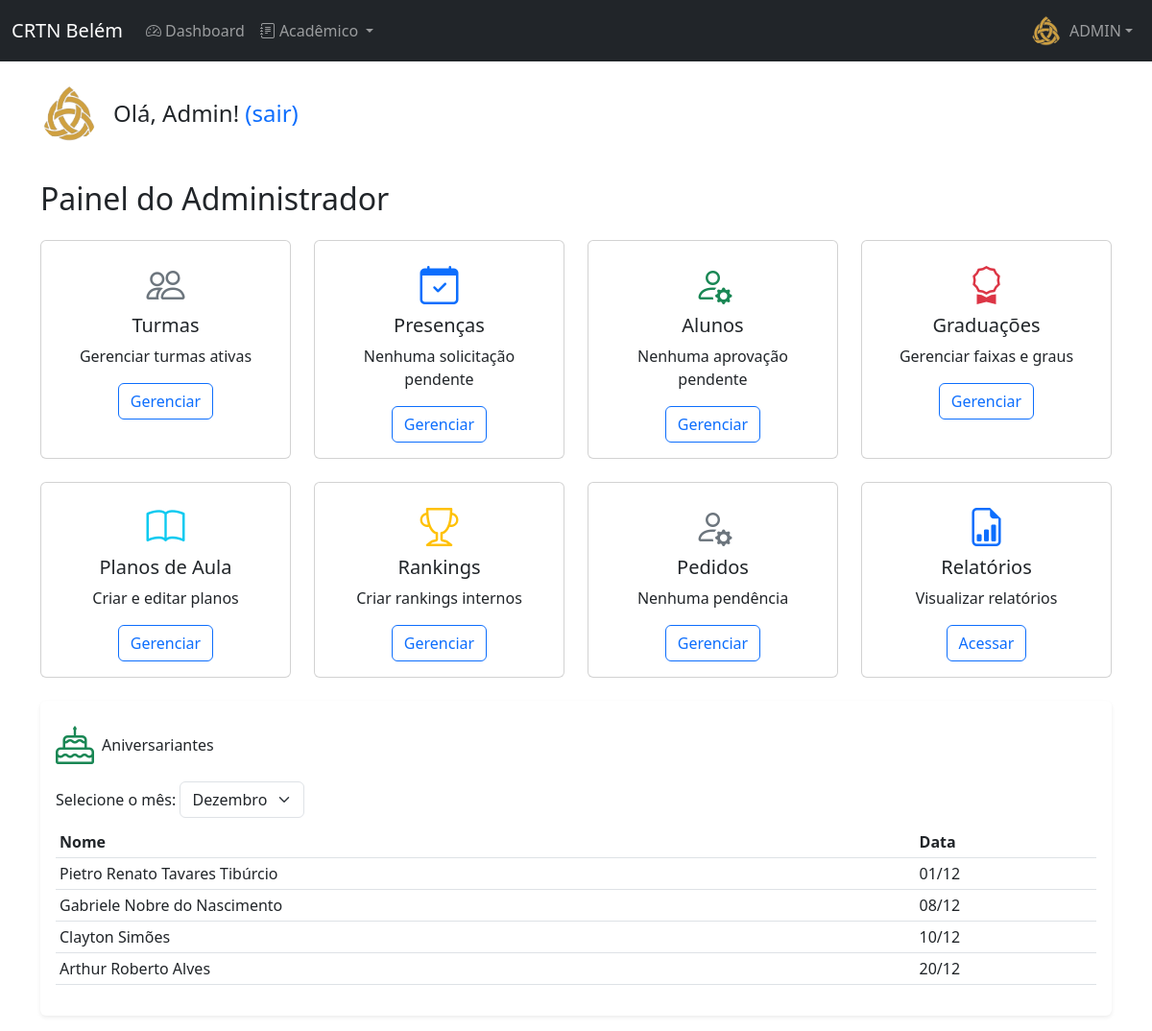
Page / (signed in) on the committed database.
### academia/models.py (models this page shows, shortened)
class User(AbstractUser):
    STATUS_CHOICES = [('ATIVO', 'Ativo'), ('INATIVO', 'Inativo'), ('PENDENTE', 'Pendente')]
    GROUP_ROLE_CHOICES = [('STD', 'Aluno'), ('PRO', 'Professor'), ('ADM', 'Administrador')]
    KIMONO_SIZE_CHOICES = [('A0', 'A0'), ('A1', 'A1'), ('A2', 'A2'), ('A3', 'A3'), ('A4', 'A4'), ('A5', 'A5'), ('A6', 'A6')]
    BELT_SIZE_CHOICES = [('A0', 'A0'), ('A1', 'A1'), ('A2', 'A2'), ('A3', 'A3'), ('A4', 'A4'), ('A5', 'A5'), ('A6', 'A6')]
    birthday = models.DateField('Data de Nascimento', null=True, blank=True)
    group_role = models.CharField('Perfil', max_length=3, choices=GROUP_ROLE_CHOICES, default='STD')
    status = models.CharField('Status', max_length=8, choices=STATUS_CHOICES, default='PENDENTE')
    photo = models.ImageField('Foto', upload_to=photo_upload_to, null=True, blank=True)
    height = models.IntegerField('Altura (cm)', null=True, blank=True)
    weight = models.IntegerField('Peso (kg)', null=True, blank=True)
    kimono_size = models.CharField('Tamanho do Kimono', max_length=2, choices=KIMONO_SIZE_CHOICES, null=True, blank=True)
    belt_size = models.CharField('Tamanho da Faixa', max_length=2, choices=BELT_SIZE_CHOICES, null=True, blank=True)
    whatsapp = models.CharField('WhatsApp', max_length=20, null=True, blank=True)
    responsible = models.ForeignKey('self', on_delete=models.SET_NULL, null=True, blank=True, related_name='dependents')
    class Meta:
        verbose_name, verbose_name_plural = 'Usuário', 'Usuários'
        ordering = ['first_name', 'last_name']
    def is_student(self): return self.group_role == 'STD'
    def is_professor(self): return self.group_role == 'PRO'
    def is_admin(self): return self.group_role == 'ADM'
    def is_professor_or_admin(self): return self.group_role in ['PRO', 'ADM']

### academia/views.py (the view, shortened to what this page needs)
# urls.py: path('', views.dashboard, name='index'),
@login_required
def dashboard(request):
    selected_month = request.GET.get('month')
    today = datetime.date.today()
    try:
        selected_month = int(selected_month) if selected_month else today.month
    except (ValueError, TypeError):
        selected_month = today.month
    aniversariantes = User.objects.filter(birthday__month=selected_month, status='ATIVO').order_by('birthday__day')
    month_names = ["Janeiro", "Fevereiro", "Março", "Abril", "Maio", "Junho", "Julho", "Agosto", "Setembro", "Outubro", "Novembro", "Dezembro"]
    months = [{'number': i + 1, 'name': name} for i, name in enumerate(month_names)]
    base_context = {
        'aniversariantes': aniversariantes,
        'selected_month': selected_month,
        'months': months,
    }
    if request.user.is_student():
        context = {
            'presencas_pendentes': AttendanceRequest.objects.filter(student=request.user, status='PEN').count(),
            'presencas_aprovadas': AttendanceRequest.objects.filter(student=request.user, status='APR').count(),
            'turmas': TurmaAluno.objects.filter(aluno=request.user),
        }
        context.update(base_context)
        return render(request, 'academia/dashboard_aluno.html', context)
    elif request.user.is_admin():
        context = {
            'total_students': User.objects.filter(group_role='STD', status='ATIVO').count(),
            'total_professors': User.objects.filter(group_role='PRO', status='ATIVO').count(),
            'total_active_turmas': Turma.objects.filter(ativa=True).count(),
            'pending_attendance_requests': AttendanceRequest.objects.filter(status='PEN').order_by('-attendance_date')[:5],
            'solicitacoes_presenca': AttendanceRequest.objects.filter(status='PEN').count(),
            'alunos_pendentes': User.objects.filter(status='PENDENTE').count(),
            'pedidos_pendentes': Pedido.objects.filter(status='PEND').count(),
        }
        context.update(base_context)
        return render(request, 'academia/dashboard_administrador.html', context)
    return redirect('index')

### academia/context_processors.py (called while the page is built)
def account_management_context(request):
    original_user_id = request.session.get('original_user_id')
    main_user = None
    if original_user_id:
        try:
            main_user = User.objects.get(id=original_user_id)
        except User.DoesNotExist:
            request.session.pop('original_user_id', None)
    else:
        main_user = request.user
    dependents = main_user.dependents.all() if main_user and main_user.dependents.exists() else []
    return {
        'original_user_id': original_user_id,
        'dependents_list': dependents,
    }

def global_context(request):
    if not request.user.is_authenticated:
        return {}
    context = {}
    context.update(notifications_context(request))
    context.update(account_management_context(request))
    return context

### academia/templates/academia/dashboard_administrador.html (shortened to what this page needs)
{% extends 'academia/base.html' %}
{% block content %}
<div class="row mb-4">
    <div class="col-md-12">
        <div class="d-flex align-items-center mb-3">
            {% if user.photo %}
                <img src="{{ user.photo.url }}" alt="Foto" class="rounded-circle me-3" width="60" height="60">
            {% else %}
                <div class="bg-secondary rounded-circle me-3 d-flex align-items-center justify-content-center" style="width: 60px; height: 60px;">
                    <i class="bi bi-person text-white fs-4"></i>
                </div>
            {% endif %}
            <div>
                <h4 class="mb-0">Olá, {{ user.first_name }}! <a href="{% url 'logout' %}" class="text-decoration-none">(sair)</a></h4>
            </div>
        </div>
    </div>
</div>
<h2 class="mb-4">Painel do Administrador</h2>
<div class="row g-4">
    <div class="col-md-3">
        <div class="card h-100 dashboard-card">
            <div class="card-body text-center">
                <i class="bi bi-people fs-1 text-secondary mb-3"></i>
                <h5 class="card-title">Turmas</h5>
                <p class="card-text">Gerenciar turmas ativas</p>
                <a href="{% url 'professor_turmas' %}" class="btn btn-outline-primary">Gerenciar</a>
            </div>
        </div>
    </div>
    <div class="col-md-3">
        <div class="card h-100 dashboard-card">
            <div class="card-body text-center">
                <i class="bi bi-calendar-check fs-1 text-primary mb-3"></i>
                <h5 class="card-title">Presenças</h5>
                <p class="card-text">
                    {%  if solicitacoes_presenca == 0 %}
                        <span class="card-text">
                            Nenhuma solicitação pendente
                        </span>
                    {% elif solicitacoes_presenca == 1 %}
                        <span class="card-text text-warning">
                            {{ solicitacoes_presenca }} presença pendente
                        </span>
                    {% elif solicitacoes_presenca > 1 %}
                        <span class="card-text text-warning">
                            {{ solicitacoes_presenca }} presenças pendentes
                        </span>
                    {% endif %}
                </p>
                <a href="{% url 'professor_presencas' %}" class="btn btn-outline-primary">Gerenciar</a>
            </div>
        </div>
    </div>
    <div class="col-md-3">
        <div class="card h-100 dashboard-card">
            <div class="card-body text-center">
                <i class="bi bi-person-gear fs-1 text-success mb-3"></i>
                <h5 class="card-title">Alunos</h5>
                <p class="card-text">
                    {%  if alunos_pendentes == 0 %}
                        <span class="card-text">
                            Nenhuma aprovação pendente
                        </span>
                    {% elif alunos_pendentes == 1 %}
                        <span class="card-text text-warning">
                            {{ alunos_pendentes }} aprovação pendente
                        </span>
                    {% elif alunos_pendentes > 1 %}
                        <span class="card-text text-warning">
                            {{ alunos_pendentes }} aprovações pendentes
                        </span>
                    {% endif %}
                </p>
                <a href="{% url 'professor_alunos' %}" class="btn btn-outline-primary">Gerenciar</a>
            </div>
        </div>
    </div>
    <div class="col-md-3">
        <div class="card h-100 dashboard-card">
            <div class="card-body text-center">
                <i class="bi bi-award fs-1 text-danger mb-3"></i>
                <h5 class="card-title">Graduações</h5>
                <p class="card-text">Gerenciar faixas e graus</p>
                <a href="{% url 'professor_graduacoes' %}" class="btn btn-outline-primary">Gerenciar</a>
            </div>
        </div>
    </div>
    <div class="col-md-3">
        <div class="card h-100 dashboard-card">
            <div class="card-body text-center">
                <i class="bi bi-book fs-1 text-info mb-3"></i>
                <h5 class="card-title">Planos de Aula</h5>
                <p class="card-text">Criar e editar planos</p>
                <a href="{% url 'professor_planos_aula' %}" class="btn btn-outline-primary">Gerenciar</a>
            </div>
        </div>
    </div>
    <div class="col-md-3">
        <div class="card h-100 dashboard-card">
            <div class="card-body text-center">
                <i class="bi bi-trophy fs-1 text-warning mb-3"></i>
                <h5 class="card-title">Rankings</h5>
                <p class="card-text">Criar rankings internos</p>
                <a href="{% url 'professor_rankings' %}" class="btn btn-outline-primary">Gerenciar</a>
            </div>
        </div>
    </div>
    <div class="col-md-3">
        <div class="card h-100 dashboard-card">
            <div class="card-body text-center">
                <i class="bi bi-person-gear fs-1 text-secondary mb-3"></i>
                <h5 class="card-title">Pedidos</h5>
                <p class="card-text">
                    {%  if pedidos_pendentes == 0 %}
                        <span class="card-text">
                            Nenhuma pendência
                        </span>
                    {% elif pedidos_pendentes == 1 %}
                        <span class="card-text text-warning">
                            {{ pedidos_pendentes }} pendente {% elif pedidos_pendentes != 1 %}s
                        </span>
                    {% endif %}
                </p>
                <a href="{% url 'professor_pedidos' %}" class="btn btn-outline-primary">Gerenciar</a>
            </div>
        </div>
    </div>
    <div class="col-md-3">
        <div class="card h-100 dashboard-card">
            <div class="card-body text-center">
                <i class="bi bi-file-earmark-bar-graph fs-1 text-primary mb-3"></i>
                <h5 class="card-title">Relatórios</h5>
                <p class="card-text">Visualizar relatórios</p>
                <a href="{% url 'professor_relatorios' %}" class="btn btn-outline-primary">Acessar</a>
            </div>
        </div>
    </div>
</div>
<div class="row mt-4">
    <div class="col-12 mb-3">
        <div class="card h-100 border-0 shadow-sm">
            <div class="card-body">
                <div class="d-flex align-items-center mb-2">
                    <i class="bi bi-cake fs-1 text-success me-2"></i>
                    <h6 class="mb-0">Aniversariantes</h6>
                </div>
                <form method="get" class="mb-2">
                    <label for="month" class="form-label">Selecione o mês:</label>
                    <select name="month" id="month" class="form-select w-auto d-inline-block" onchange="this.form.submit()">
                        {% for month in months %}
                            <option value="{{ month.number }}" {% if selected_month == month.number %}selected{% endif %}>
                                {{ month.name }}
                            </option>
                        {% endfor %}
                    </select>
                </form>
                <div style="max-height: 250px; overflow-y: auto;">
                    <table class="table table-sm table-hover">
                        <thead>
                            <tr>
                                <th>Nome</th>
                                <th>Data</th>
                            </tr>
                        </thead>
                        <tbody>
                            {% for u in aniversariantes %}
                                <tr>
                                    <td>{{ u.get_full_name }}</td>
                                    <td>{{ u.birthday|date:"d/m" }}</td>
                                </tr>
                            {% empty %}
                                <tr><td colspan="2" class="text-center">Nenhum aniversariante neste mês.</td></tr>
                            {% endfor %}
                        </tbody>
                    </table>
                </div>
            </div>
        </div>
    </div>
</div>
{% endblock %}

### academia/templates/academia/base.html (shortened to what this page needs)
{% load static %}
<!DOCTYPE html>
<html lang="pt-BR">
<head>
    <link href="https://cdn.jsdelivr.net/npm/bootstrap@5.3.0/dist/css/bootstrap.min.css" rel="stylesheet">
    <link rel="stylesheet" href="https://cdn.jsdelivr.net/npm/bootstrap-icons@1.11.0/font/bootstrap-icons.css">
    <link rel="stylesheet" href="{% static 'academia/css/styles.css' %}">
</head>
<body>
{% if user.is_authenticated %}
    <nav class="navbar navbar-expand-lg navbar-dark bg-dark">
        <div class="container-fluid">
            <a class="navbar-brand" href="{% url 'dashboard' %}">CRTN Belém</a>
            <div class="collapse navbar-collapse" id="navbarNav">
                <ul class="navbar-nav me-auto">
                    <li class="nav-item">
                        <a class="nav-link" href="{% url 'dashboard' %}">
                            <i class="bi bi-speedometer2 me-1"></i>Dashboard
                        </a>
                    </li>
                    {% if user.is_student or user.is_professor_or_admin %}
                        <li class="nav-item dropdown">
                            <a class="nav-link dropdown-toggle" href="#" role="button" data-bs-toggle="dropdown"
                               aria-expanded="false">
                                <i class="bi bi-journal-text me-1"></i>Acadêmico
                            </a>
                        </li>
                    {% endif %}
                </ul>
                <ul class="navbar-nav">
                    <li class="nav-item dropdown">
                        <a class="nav-link dropdown-toggle d-flex align-items-center" href="#" role="button"
                           data-bs-toggle="dropdown" aria-expanded="false">
                            {% if user.photo %}
                                <img src="{{ user.photo.url }}" alt="Foto" class="rounded-circle me-2" width="32"
                                     height="32" style="object-fit: cover;">
                            {% else %}
                                <div class="bg-secondary rounded-circle me-2 d-flex align-items-center justify-content-center"
                                     style="width: 32px; height: 32px;">
                                    <i class="bi bi-person text-white"></i>
                                </div>
                            {% endif %}
                            <span>{{ user.first_name.upper }}</span>
                        </a>
                    </li>
                </ul>
            </div>
        </div>
    </nav>
{% endif %}
<div class="position-fixed bottom-0 end-0 p-3" style="z-index: 11">
</div>
<div class="container mt-4">
    {% block content %}{% endblock %}
</div>
</body>
</html>

### academia/templates/academia/dashboard_administrador.html (style rules this page uses)
.dashboard-card { transition: transform 0.3s ease, box-shadow 0.3s ease; height: 100%; }

### rows in the picture
User: photo (picture), first_name "ADMIN", first_name "Admin"
User: get_full_name "Pietro Renato Tavares Tibúrcio", birthday "01/12"
User: get_full_name "Gabriele Nobre do Nascimento", birthday "08/12"
User: get_full_name "Clayton Simões", birthday "10/12"
User: get_full_name "Arthur Roberto Alves", birthday "20/12"

### other values in the picture
form field month "Dezembro"
